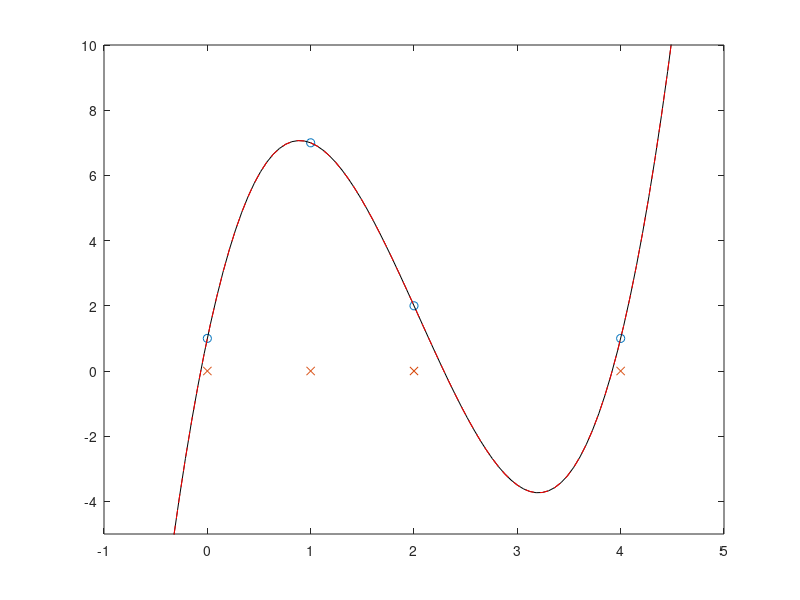

The MATLAB script that drew this image:
% interpolation demo

% x and y values of the 5 points to interpolate:
px = [0 1 2 4];
py = [1 7 2 1];

n = length(px);

A=zeros(n,n);
for i=1:n
    A(:,i)=px.^(i-1);
end
c=A\py';
c

% polynomial interpolation:
pn= @(x) c(1) + c(2)*x + c(3)*x.^2 + c(4)*x.^3;
xx=linspace(-1,5);
yy=pn(xx);

plot(px,py,'o',px,py.*0,'x',xx,yy,'k-')
hold on
xlim([-1,5])
ylim([-5,10])

% %explore condition number:
% n=12;
% px=1:n;
% A=zeros(n,n);
% for i=1:n
%     A(:,i)=px.^(i-1);
% end
% cond(A)

% Lagrange interpolant:
l1= @(x) (x-px(2)).*(x-px(3)).*(x-px(4))./ ...
    ( (px(1)-px(2)) * (px(1)-px(3)) * (px(1)-px(4)) ); 
l2= @(x) (x-px(1)).*(x-px(3)).*(x-px(4))./ ...
    ( (px(2)-px(1)) * (px(2)-px(3)) * (px(2)-px(4)) ); 
l3= @(x) (x-px(1)).*(x-px(2)).*(x-px(4))./ ...
    ( (px(3)-px(1)) * (px(3)-px(2)) * (px(3)-px(4)) ); 
l4= @(x) (x-px(1)).*(x-px(2)).*(x-px(3))./ ...
    ( (px(4)-px(1)) * (px(4)-px(2)) * (px(4)-px(3)) ); 

yy=py(1)*l1(xx)+py(2)*l2(xx)+py(3)*l3(xx)+py(4)*l4(xx);
plot(xx,yy,'r--')
hold off